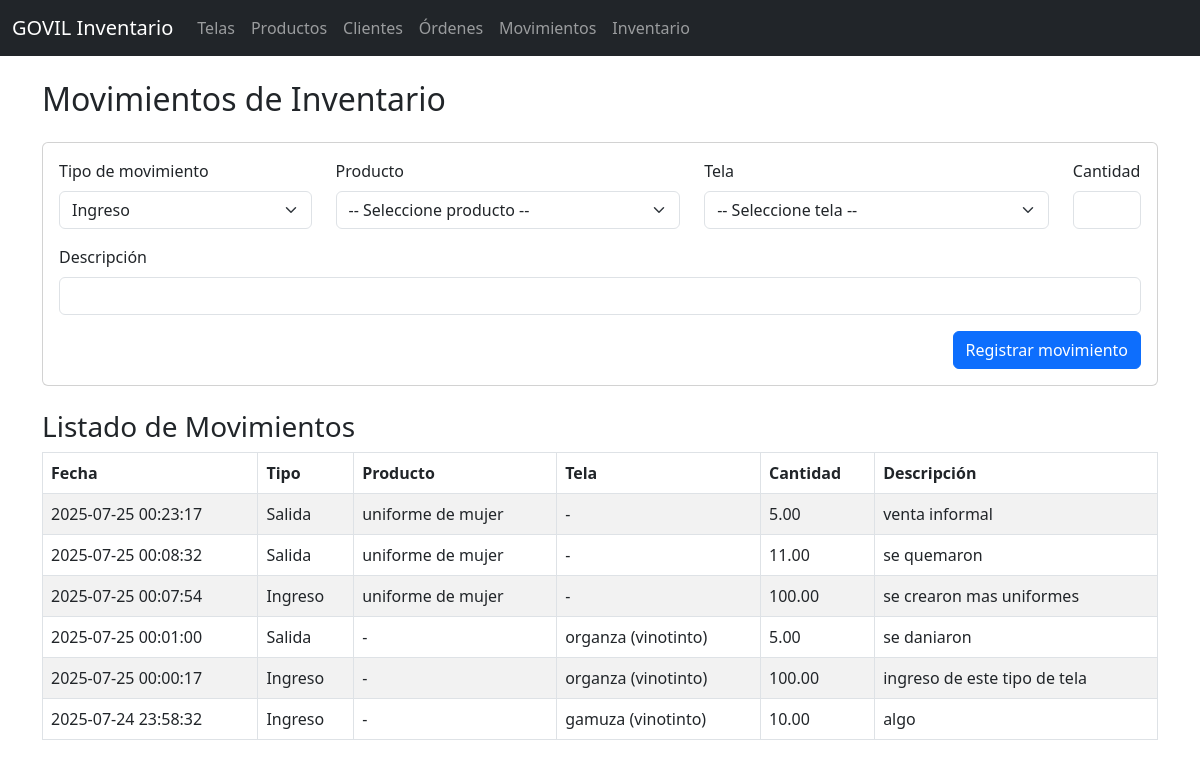
The page /pages/movimientos.php on the database its author committed.
### tables this page shows
CREATE TABLE `movimientos_inventario` (
  `id` int(11) NOT NULL,
  `producto_id` int(11) DEFAULT NULL,
  `tela_id` int(11) DEFAULT NULL,
  `tipo_movimiento` enum('ingreso','salida') NOT NULL,
  `cantidad` decimal(10,2) NOT NULL,
  `fecha` datetime DEFAULT current_timestamp(),
  `descripcion` varchar(255) DEFAULT NULL
);

CREATE TABLE `productos` (
  `id` int(11) NOT NULL,
  `nombre` varchar(100) NOT NULL,
  `tipo` enum('uniforme','otro') DEFAULT 'uniforme',
  `color` varchar(50) DEFAULT NULL,
  `cantidad` int(11) NOT NULL,
  `precio` decimal(10,2) NOT NULL,
  `foto` varchar(255) DEFAULT NULL,
  `fecha_registro` datetime DEFAULT current_timestamp()
);

CREATE TABLE `telas` (
  `id` int(11) NOT NULL,
  `tipo` varchar(100) NOT NULL,
  `color` varchar(50) NOT NULL,
  `metros` decimal(10,2) NOT NULL,
  `costo` decimal(10,2) NOT NULL,
  `foto` varchar(255) DEFAULT NULL,
  `fecha_ingreso` datetime DEFAULT current_timestamp()
);

### pages/movimientos.php (the view, shortened to what this page needs)
<?php
include '../includes/header.php';
include '../includes/db.php';
$movimientos = $conn->query("SELECT m.*, p.nombre as producto, t.tipo as tipo_tela, t.color as color_tela FROM movimientos_inventario m
    LEFT JOIN productos p ON m.producto_id = p.id
    LEFT JOIN telas t ON m.tela_id = t.id
    ORDER BY m.fecha DESC");
?>
<h2 class="mb-4">Movimientos de Inventario</h2>
<div class="card mb-4">
  <div class="card-body">
    <form method="post">
      <div class="row mb-3">
        <div class="col-md-3">
          <label class="form-label">Tipo de movimiento</label>
          <select name="tipo_movimiento" class="form-select" required>
            <option value="ingreso">Ingreso</option>
          </select>
        </div>
        <div class="col-md-4">
          <label class="form-label">Producto</label>
          <select name="producto_id" id="selectProducto" class="form-select">
            <option value="">-- Seleccione producto --</option>
          </select>
        </div>
        <div class="col-md-4">
          <label class="form-label">Tela</label>
          <select name="tela_id" id="selectTela" class="form-select">
            <option value="">-- Seleccione tela --</option>
          </select>
        </div>
        <div class="col-md-1">
          <label class="form-label">Cantidad</label>
          <input type="number" name="cantidad" class="form-control" step="0.01" required>
        </div>
      </div>
      <div class="row mb-3">
        <div class="col-md-12">
          <label class="form-label">Descripción</label>
          <input type="text" name="descripcion" class="form-control">
        </div>
      </div>
      <div class="row">
        <div class="col-md-12 text-end">
          <button type="submit" class="btn btn-primary">Registrar movimiento</button>
        </div>
      </div>
    </form>
  </div>
</div>
<h3>Listado de Movimientos</h3>
<div class="table-responsive">
  <table class="table table-bordered table-striped">
    <thead>
      <tr>
        <th>Fecha</th>
        <th>Tipo</th>
        <th>Producto</th>
        <th>Tela</th>
        <th>Cantidad</th>
        <th>Descripción</th>
      </tr>
    </thead>
    <tbody>
      <?php while($mov = $movimientos->fetch_assoc()): ?>
      <tr>
        <td><?= $mov['fecha'] ?></td>
        <td><?= ucfirst($mov['tipo_movimiento']) ?></td>
        <td><?= $mov['producto'] ? htmlspecialchars($mov['producto']) : '-' ?></td>
        <td><?= $mov['tipo_tela'] ? htmlspecialchars($mov['tipo_tela'].' ('.$mov['color_tela'].')') : '-' ?></td>
        <td><?= $mov['cantidad'] ?></td>
        <td><?= htmlspecialchars($mov['descripcion']) ?></td>
      </tr>
      <?php endwhile; ?>
    </tbody>
  </table>
</div>
<?php include '../includes/footer.php'; ?>

### includes/header.php (shortened to what this page needs)
<!DOCTYPE html>
<html lang="es">
<head>
    <link href="https://cdn.jsdelivr.net/npm/bootstrap@5.3.0/dist/css/bootstrap.min.css" rel="stylesheet">
</head>
<body>
<nav class="navbar navbar-expand-lg navbar-dark bg-dark mb-4">
  <div class="container-fluid">
    <a class="navbar-brand" href="/govil/pages/dashboard.php">GOVIL Inventario</a>
    <div class="collapse navbar-collapse" id="navbarNav">
      <ul class="navbar-nav">
        <li class="nav-item"><a class="nav-link" href="/govil/pages/telas.php">Telas</a></li>
        <li class="nav-item"><a class="nav-link" href="/govil/pages/productos.php">Productos</a></li>
        <li class="nav-item"><a class="nav-link" href="/govil/pages/clientes.php">Clientes</a></li>
        <li class="nav-item"><a class="nav-link" href="/govil/pages/ordenes.php">Órdenes</a></li>
        <li class="nav-item"><a class="nav-link" href="/govil/pages/movimientos.php">Movimientos</a></li>
        <li class="nav-item"><a class="nav-link" href="/govil/pages/inventario.php">Inventario</a></li>
      </ul>
    </div>
  </div>
</nav>
<div class="container">

### includes/footer.php (shortened to what this page needs)
    </div>
</body>
</html>

### rows shown on the page
movimientos_inventario: fecha "2025-07-25 00:23:17", tipo_movimiento "Salida", producto.nombre "uniforme de mujer", cantidad "5.00", descripcion "venta informal"
movimientos_inventario: fecha "2025-07-25 00:08:32", tipo_movimiento "Salida", producto.nombre "uniforme de mujer", cantidad "11.00", descripcion "se quemaron"
movimientos_inventario: fecha "2025-07-25 00:07:54", tipo_movimiento "Ingreso", producto.nombre "uniforme de mujer", cantidad "100.00", descripcion "se crearon mas uniformes"
movimientos_inventario: fecha "2025-07-25 00:01:00", tipo_movimiento "Salida", tela.color "organza (vinotinto)", cantidad "5.00", descripcion "se daniaron"
movimientos_inventario: fecha "2025-07-25 00:00:17", tipo_movimiento "Ingreso", tela.color "organza (vinotinto)", cantidad "100.00", descripcion "ingreso de este tipo de tela"
movimientos_inventario: fecha "2025-07-24 23:58:32", tipo_movimiento "Ingreso", tela.color "gamuza (vinotinto)", cantidad "10.00", descripcion "algo"
